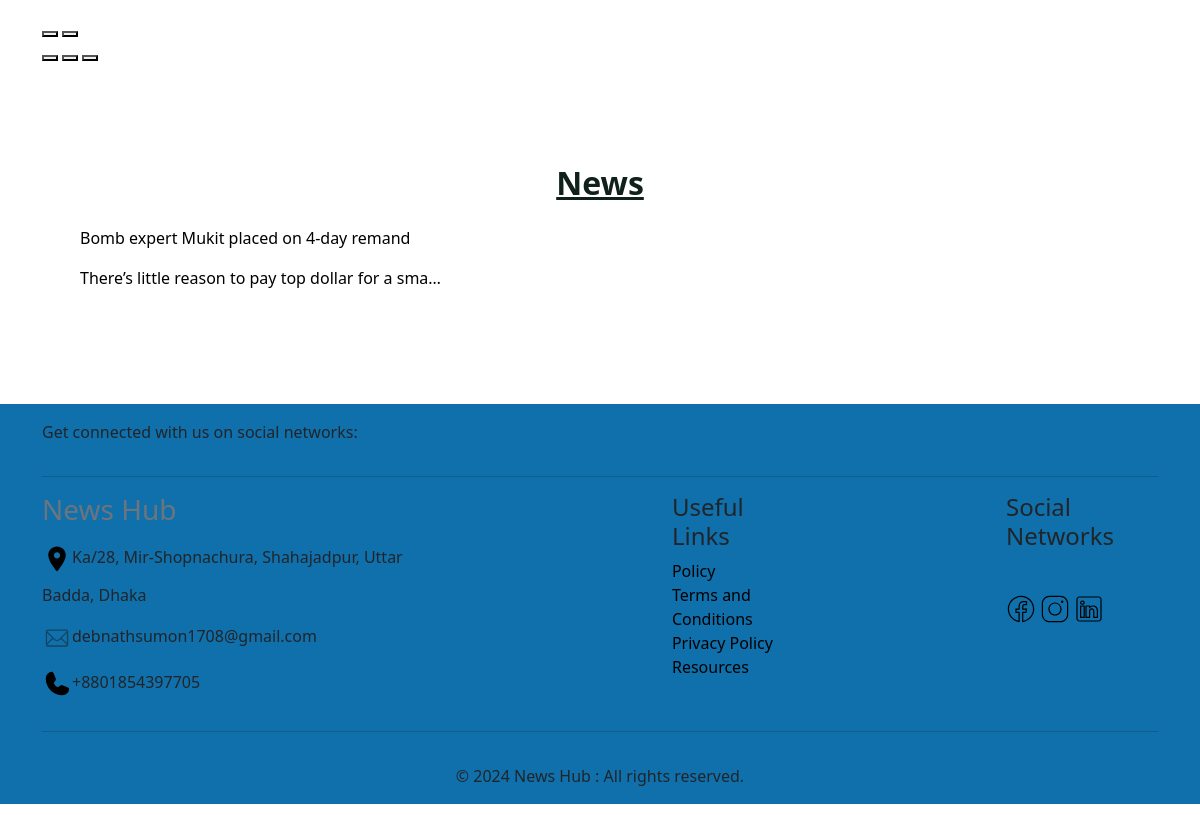
Before: / (lower part) with the older database file.
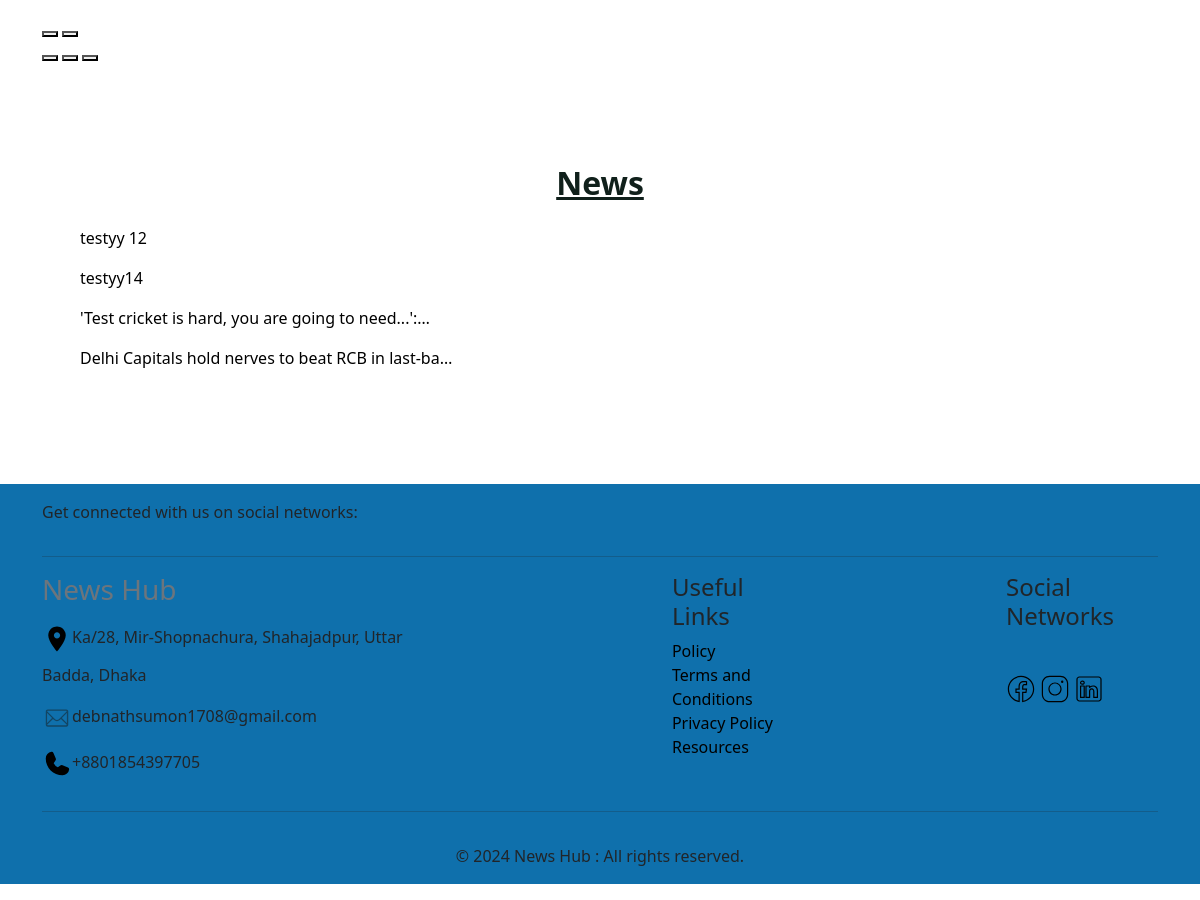
After: the same page with the newer database file.
### article/models.py (models this page shows, shortened)
class Article(models.Model):
    user = models.ForeignKey(User, on_delete=models.CASCADE)
    category = models.ForeignKey(Category, on_delete=models.CASCADE)
    headline = models.CharField(max_length=255)
    body = models.TextField()
    publish_date = models.DateTimeField(auto_now_add=True)
    image = models.ImageField(upload_to="article/images/", null=True, blank=True)

### core/views.py (the view)
# urls.py: 2. Add a URL to urlpatterns:  path('', Home.as_view(), name='home')
def Home(request):
    articles = Article.objects.all()
    return render(request, "index.html", {"articles":articles})

### core/templates/index.html (shortened to what this page needs)
{% extends "base.html" %}
{% load static %}
{% block content %}
<div class="carosual container">
    <div class="swiffy-slider slider-nav-round slider-nav-animation slider-nav-animation-fadein slider-item-first-visible">
        <button type="button" class="slider-nav" aria-label="Go left"></button>
        <button type="button" class="slider-nav slider-nav-next" aria-label="Go left"></button>
        <div class="slider-indicators">
            <button class="active" aria-label="Go to slide"></button>
            <button aria-label="Go to slide" class=""></button>
            <button aria-label="Go to slide" class=""></button>
        </div>
    </div>
</div>
<div class="news-container container">
    <div class="news-title text-center mb-4">
        <h2>News</h2>
    </div>
    {% for article in articles %}
    <div class="mt-2">
        <p class="news-tag"><a href="{% url 'detail' article.id %}">{{article.headline | truncatechars:50}}</a></p>
    </div>
    {% endfor %}
</div>
{% endblock %}

Changed rows visible on the page:
removed Article: headline "Bomb expert Mukit placed on 4-day remand"
removed Article: headline "There’s little reason to pay top dollar for a sma…"
added Article: headline "testyy 12"
added Article: headline "testyy14"
added Article: headline "'Test cricket is hard, you are going to need...':…"
added Article: headline "Delhi Capitals hold nerves to beat RCB in last-ba…"
